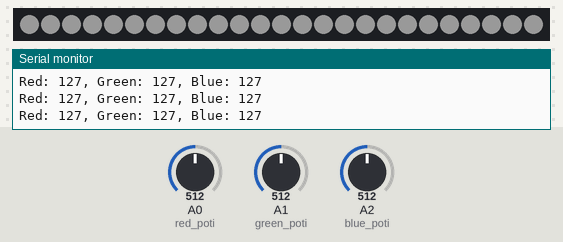
A program run on a simulated Arduino Pro Mini, built with avr-gcc and run on an emulated ATmega328P. Parts: 25 RGB LEDs in strip order, left to right, the last lines printed to the serial monitor. The test bench sets the inputs (shaded band); at power-on: A0 (red_poti) = 512, A1 (green_poti) = 512, A2 (blue_poti) = 512. Dim RGB values are drawn brighter than linear.

Above: at 1.2 s.
1.3 s: A0 (red_poti) set to 403
2.8 s: A0 (red_poti) set to 373
4.3 s: A1 (green_poti) set to 306
5.8 s: A2 (blue_poti) set to 0
At 6.6 s:
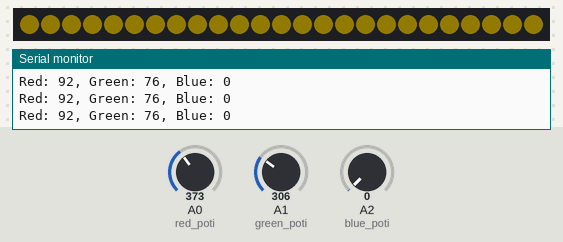
7.3 s: A1 (green_poti) set to 473
8.8 s: A1 (green_poti) set to 499
Timing chart, 0 to 11.3 s (numbered marks = the images above; inputs shaded):
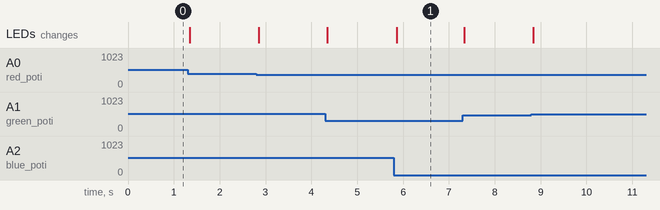

Measured:
- after the input at 5.8 s, the LEDs: change after 0.06 s (image 1)

The program:

main.cpp
```cpp
/* LED Light with WS2812b
   It is a LED Matrix with 8x8 single LED's
   The colors are chosen with 3 Potentiometers in HSV
*/

//#ifndef LED_BUILLTIN
//	#define LED_BUILLTIN PC13
//#endif

#include <Arduino.h>
#include "FastLED.h"

#define NUM_LEDS 25
#define DATA_PIN 2
#define COLOR_ORDER GRB
#define LED_TYPE WS2812B

CRGB leds[NUM_LEDS];

int red_poti = A0;
int red_value;
int green_poti = A1;
int green_value;
int blue_poti = A2;
int blue_value;

void set_Color_RGB(int r, int g, int b) {
	CRGB color = CRGB(r, g, b);
	fill_solid(leds, NUM_LEDS, color);
}

void print_values(int r, int g, int b) {
	char buf[100];
	sprintf(buf, "Red: %d, Green: %d, Blue: %d", r, g, b);
	Serial.println(buf);
}

void setup(){
	// initialize LED digital pin as an output
	//pinMode(LED_BUILTIN, OUTPUT);
	pinMode(red_poti, INPUT);
	pinMode(green_poti, INPUT);
	pinMode(blue_poti, INPUT);
	pinMode(DATA_PIN, OUTPUT);
	Serial.begin(9600);
	FastLED.addLeds<LED_TYPE, DATA_PIN, COLOR_ORDER>(leds, NUM_LEDS);
	FastLED.setBrightness(50);
}

void loop(){
	red_value = analogRead(red_poti);
	red_value = map(red_value, 0, 1023, 0, 255);
	green_value = analogRead(green_poti);
	green_value = map(green_value, 0, 1023, 0, 255);
	blue_value = analogRead(blue_poti);
	blue_value = map(blue_value, 0, 1023, 0, 255);
	//red_value = 0;
	//green_value = 0;
	//blue_value = 0;
	set_Color_RGB(red_value, green_value, blue_value);
	print_values(red_value, green_value, blue_value);
	FastLED.show();
}
```
